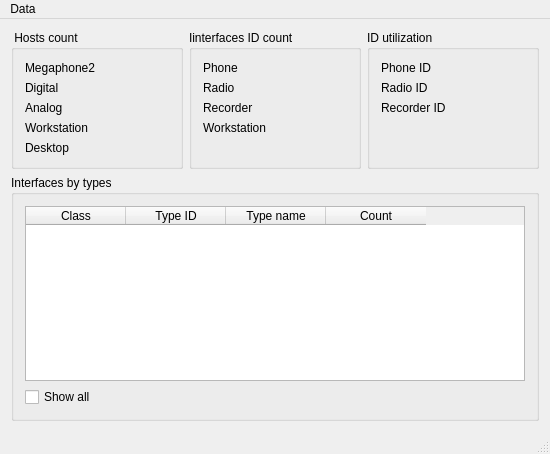
<?xml version="1.0" encoding="UTF-8"?>
<ui version="4.0">
 <class>MainWindow</class>
 <widget class="QMainWindow" name="MainWindow">
  <property name="geometry">
   <rect>
    <x>0</x>
    <y>0</y>
    <width>550</width>
    <height>454</height>
   </rect>
  </property>
  <property name="windowTitle">
   <string>MainWindow</string>
  </property>
  <property name="windowIcon">
   <iconset resource="resource.qrc">
    <normaloff>:/new/icon/icons8-Abacus-48.png</normaloff>:/new/icon/icons8-Abacus-48.png</iconset>
  </property>
  <widget class="QWidget" name="centralWidget">
   <layout class="QVBoxLayout" name="verticalLayout">
    <item>
     <layout class="QHBoxLayout" name="horizontalLayout">
      <item>
       <widget class="QGroupBox" name="groupBox_3">
        <property name="title">
         <string> Hosts count</string>
        </property>
        <layout class="QFormLayout" name="formLayout_3">
         <item row="0" column="0">
          <widget class="QLabel" name="lbl_M2">
           <property name="text">
            <string>Megaphone2</string>
           </property>
          </widget>
         </item>
         <item row="0" column="1">
          <widget class="QLabel" name="lblM2">
           <property name="text">
            <string/>
           </property>
           <property name="alignment">
            <set>Qt::AlignRight|Qt::AlignTrailing|Qt::AlignVCenter</set>
           </property>
          </widget>
         </item>
         <item row="1" column="0">
          <widget class="QLabel" name="lbl_Dig">
           <property name="text">
            <string>Digital</string>
           </property>
          </widget>
         </item>
         <item row="1" column="1">
          <widget class="QLabel" name="lblDig">
           <property name="text">
            <string/>
           </property>
           <property name="alignment">
            <set>Qt::AlignRight|Qt::AlignTrailing|Qt::AlignVCenter</set>
           </property>
          </widget>
         </item>
         <item row="2" column="0">
          <widget class="QLabel" name="lbl_Anl">
           <property name="text">
            <string>Analog</string>
           </property>
          </widget>
         </item>
         <item row="2" column="1">
          <widget class="QLabel" name="lblAnl">
           <property name="text">
            <string/>
           </property>
           <property name="alignment">
            <set>Qt::AlignRight|Qt::AlignTrailing|Qt::AlignVCenter</set>
           </property>
          </widget>
         </item>
         <item row="3" column="0">
          <widget class="QLabel" name="lbl_WS3">
           <property name="text">
            <string>Workstation</string>
           </property>
          </widget>
         </item>
         <item row="3" column="1">
          <widget class="QLabel" name="lblWS3">
           <property name="text">
            <string/>
           </property>
           <property name="alignment">
            <set>Qt::AlignRight|Qt::AlignTrailing|Qt::AlignVCenter</set>
           </property>
          </widget>
         </item>
         <item row="4" column="0">
          <widget class="QLabel" name="lbl_WS2">
           <property name="text">
            <string>Desktop</string>
           </property>
          </widget>
         </item>
         <item row="4" column="1">
          <widget class="QLabel" name="lblWS2">
           <property name="text">
            <string/>
           </property>
           <property name="alignment">
            <set>Qt::AlignRight|Qt::AlignTrailing|Qt::AlignVCenter</set>
           </property>
          </widget>
         </item>
        </layout>
       </widget>
      </item>
      <item>
       <widget class="QGroupBox" name="groupBox">
        <property name="title">
         <string>Iinterfaces ID count</string>
        </property>
        <layout class="QFormLayout" name="formLayout">
         <item row="0" column="0">
          <widget class="QLabel" name="lbl_Phone">
           <property name="text">
            <string>Phone</string>
           </property>
          </widget>
         </item>
         <item row="1" column="0">
          <widget class="QLabel" name="lbl_Radio">
           <property name="text">
            <string>Radio</string>
           </property>
          </widget>
         </item>
         <item row="0" column="1">
          <widget class="QLabel" name="lblPhone">
           <property name="text">
            <string/>
           </property>
           <property name="alignment">
            <set>Qt::AlignRight|Qt::AlignTrailing|Qt::AlignVCenter</set>
           </property>
          </widget>
         </item>
         <item row="1" column="1">
          <widget class="QLabel" name="lblRadio">
           <property name="text">
            <string/>
           </property>
           <property name="alignment">
            <set>Qt::AlignRight|Qt::AlignTrailing|Qt::AlignVCenter</set>
           </property>
          </widget>
         </item>
         <item row="2" column="0">
          <widget class="QLabel" name="lbl_Rec">
           <property name="text">
            <string>Recorder</string>
           </property>
          </widget>
         </item>
         <item row="2" column="1">
          <widget class="QLabel" name="lblRec">
           <property name="text">
            <string/>
           </property>
           <property name="alignment">
            <set>Qt::AlignRight|Qt::AlignTrailing|Qt::AlignVCenter</set>
           </property>
          </widget>
         </item>
         <item row="3" column="0">
          <widget class="QLabel" name="lbl_WS">
           <property name="text">
            <string>Workstation</string>
           </property>
          </widget>
         </item>
         <item row="3" column="1">
          <widget class="QLabel" name="lblWS">
           <property name="text">
            <string/>
           </property>
           <property name="alignment">
            <set>Qt::AlignRight|Qt::AlignTrailing|Qt::AlignVCenter</set>
           </property>
          </widget>
         </item>
        </layout>
       </widget>
      </item>
      <item>
       <widget class="QGroupBox" name="groupBox_2">
        <property name="title">
         <string>ID utilization</string>
        </property>
        <layout class="QFormLayout" name="formLayout_2">
         <item row="0" column="0">
          <widget class="QLabel" name="lbl_PhoneID">
           <property name="text">
            <string>Phone ID</string>
           </property>
          </widget>
         </item>
         <item row="0" column="1">
          <widget class="QLabel" name="lblPhoneId">
           <property name="text">
            <string/>
           </property>
           <property name="alignment">
            <set>Qt::AlignRight|Qt::AlignTrailing|Qt::AlignVCenter</set>
           </property>
          </widget>
         </item>
         <item row="1" column="0">
          <widget class="QLabel" name="lbl_RadioID">
           <property name="text">
            <string>Radio ID</string>
           </property>
          </widget>
         </item>
         <item row="1" column="1">
          <widget class="QLabel" name="lblRadioId">
           <property name="text">
            <string/>
           </property>
           <property name="alignment">
            <set>Qt::AlignRight|Qt::AlignTrailing|Qt::AlignVCenter</set>
           </property>
          </widget>
         </item>
         <item row="2" column="0">
          <widget class="QLabel" name="lbl_RecId">
           <property name="text">
            <string>Recorder ID</string>
           </property>
          </widget>
         </item>
         <item row="2" column="1">
          <widget class="QLabel" name="lblRecId">
           <property name="text">
            <string/>
           </property>
           <property name="alignment">
            <set>Qt::AlignRight|Qt::AlignTrailing|Qt::AlignVCenter</set>
           </property>
          </widget>
         </item>
        </layout>
       </widget>
      </item>
     </layout>
    </item>
    <item>
     <widget class="QGroupBox" name="groupBox_4">
      <property name="title">
       <string>Interfaces by types</string>
      </property>
      <layout class="QVBoxLayout" name="verticalLayout_2">
       <item>
        <widget class="QTableWidget" name="twTypes">
         <column>
          <property name="text">
           <string>Class</string>
          </property>
         </column>
         <column>
          <property name="text">
           <string>Type ID</string>
          </property>
         </column>
         <column>
          <property name="text">
           <string>Type name</string>
          </property>
         </column>
         <column>
          <property name="text">
           <string>Count</string>
          </property>
         </column>
        </widget>
       </item>
       <item>
        <widget class="QCheckBox" name="chAll">
         <property name="text">
          <string>Show all</string>
         </property>
         <property name="checked">
          <bool>false</bool>
         </property>
        </widget>
       </item>
      </layout>
     </widget>
    </item>
   </layout>
  </widget>
  <widget class="QStatusBar" name="statusBar"/>
  <widget class="QMenuBar" name="menuBar">
   <property name="geometry">
    <rect>
     <x>0</x>
     <y>0</y>
     <width>550</width>
     <height>25</height>
    </rect>
   </property>
   <widget class="QMenu" name="menuData">
    <property name="title">
     <string>Data</string>
    </property>
    <addaction name="actionSelect_system"/>
    <addaction name="actionSave_text_report"/>
   </widget>
   <addaction name="menuData"/>
  </widget>
  <action name="actionSelect_system">
   <property name="text">
    <string>Select system</string>
   </property>
  </action>
  <action name="actionSave_text_report">
   <property name="text">
    <string>Save text report</string>
   </property>
  </action>
 </widget>
 <layoutdefault spacing="6" margin="11"/>
 <resources>
  <include location="resource.qrc"/>
 </resources>
 <connections/>
</ui>
